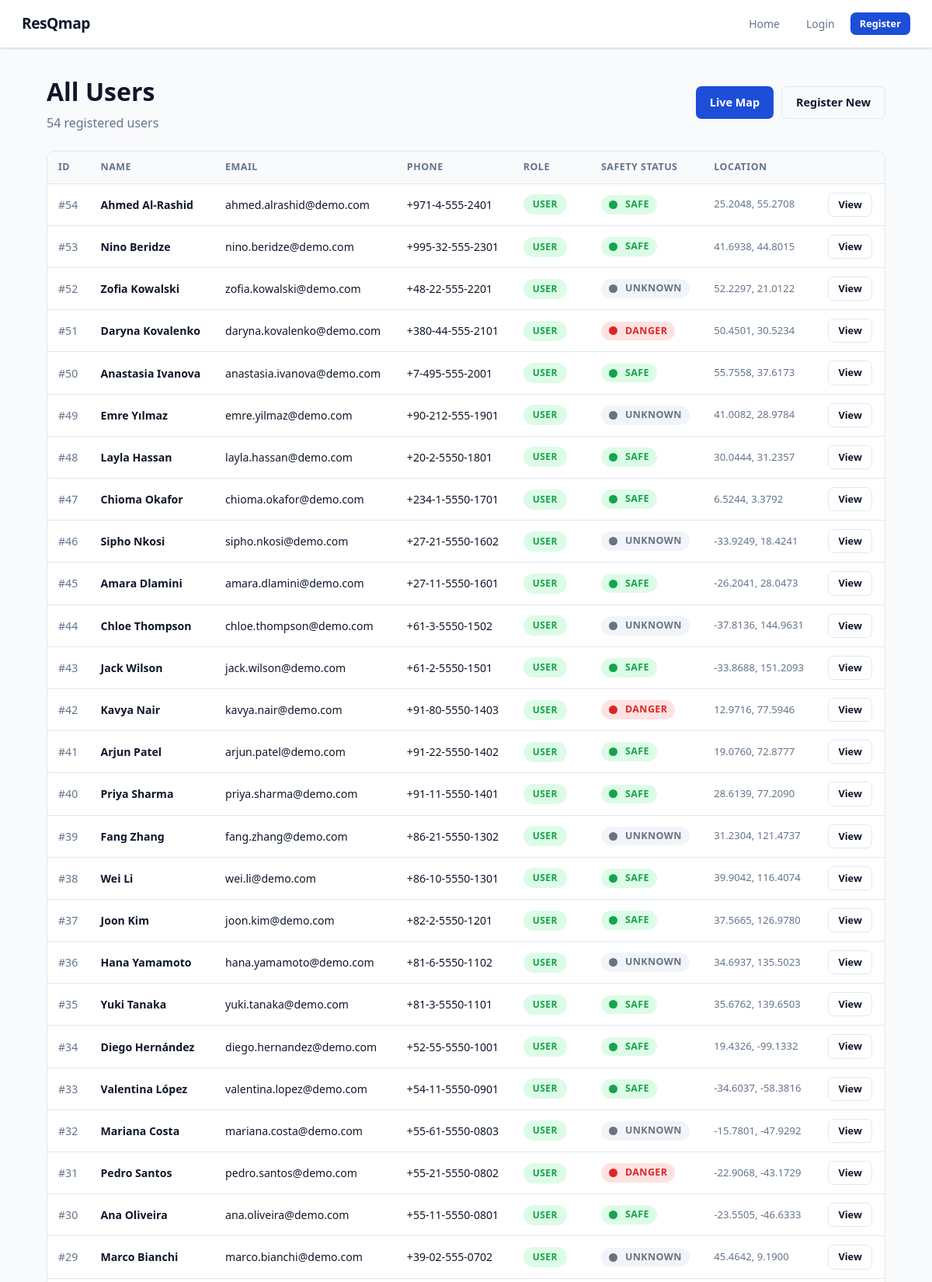
Screenshot of /users (upper part) with the database file from the repository.
### models.py (models this page shows)
class User(Base):
    __tablename__ = "users"
    id: Mapped[int] = mapped_column(Integer, primary_key=True, index=True)
    name: Mapped[str] = mapped_column(String(50), nullable=False)
    last_name: Mapped[str] = mapped_column(String(50), nullable=False)
    email: Mapped[str] = mapped_column(String(120), unique=True, nullable=False)
    age: Mapped[int] = mapped_column(Integer, nullable=False)
    current_location: Mapped[str] = mapped_column(String(100), default="Unknown")
    phone_number: Mapped[str] = mapped_column(String(20), nullable=False)
    password_hash: Mapped[str] = mapped_column(String(255), nullable=False)
    role: Mapped[str] = mapped_column(String(20), default="normal_user", nullable=False)
    safety_status: Mapped[str] = mapped_column(String(20), default="unknown", nullable=False)
    latitude: Mapped[float | None] = mapped_column(Float, nullable=True)
    longitude: Mapped[float | None] = mapped_column(Float, nullable=True)
    location_history: Mapped[list[UserLocationHistory]] = relationship(
        back_populates="user", cascade="all, delete-orphan"
    )
    notifications: Mapped[list[SafetyNotification]] = relationship(
        back_populates="user", cascade="all, delete-orphan"
    )

### main.py (the view)
@app.get("/users", include_in_schema=False, name="users_page")
async def users_page(
    request: Request,
    db: Annotated[AsyncSession, Depends(get_db)],
):
    result = await db.execute(select(models.User).order_by(models.User.id.desc()))
    users = result.scalars().all()
    return templates.TemplateResponse(request, "users.html", {"users": users, "title": "Users"})

### templates/users.html
{% extends "base.html" %}
{% block content %}
<div class="page">
  <div style="display:flex;align-items:center;justify-content:space-between;flex-wrap:wrap;gap:12px;margin-bottom:24px;">
    <div>
      <h1 style="margin-bottom:4px;">All Users</h1>
      <p class="text-muted">{{ users|length }} registered user{{ 's' if users|length != 1 }}</p>
    </div>
    <div style="display:flex;gap:10px;">
      <a href="/map" class="btn btn-primary">Live Map</a>
      <a href="/register" class="btn btn-outline">Register New</a>
    </div>
  </div>
  <div class="table-wrap">
    <table>
      <thead>
        <tr>
          <th>ID</th>
          <th>Name</th>
          <th>Email</th>
          <th>Phone</th>
          <th>Role</th>
          <th>Safety Status</th>
          <th>Location</th>
          <th></th>
        </tr>
      </thead>
      <tbody>
        {% for user in users %}
        <tr>
          <td style="color:var(--text-muted);">#{{ user.id }}</td>
          <td><strong>{{ user.name }} {{ user.last_name }}</strong></td>
          <td>{{ user.email }}</td>
          <td>{{ user.phone_number }}</td>
          <td>
            {% if user.role == 'admin' %}
              <span class="nav-role-badge badge-admin">Admin</span>
            {% elif user.role == 'police' %}
              <span class="nav-role-badge badge-police">Police</span>
            {% else %}
              <span class="nav-role-badge badge-user">User</span>
            {% endif %}
          </td>
          <td>
            <span class="status-pill pill-{{ user.safety_status }}">
              <span class="status-dot status-{{ user.safety_status }}"></span>
              {{ user.safety_status }}
            </span>
          </td>
          <td style="color:var(--text-muted);font-size:.82rem;">
            {% if user.latitude %}
              {{ "%.4f"|format(user.latitude) }}, {{ "%.4f"|format(user.longitude) }}
            {% else %}
              No data
            {% endif %}
          </td>
          <td>
            <a href="/users/{{ user.id }}" class="btn btn-outline btn-sm">View</a>
          </td>
        </tr>
        {% else %}
        <tr>
          <td colspan="8" style="text-align:center;padding:40px;color:var(--text-muted);">No users registered yet.</td>
        </tr>
        {% endfor %}
      </tbody>
    </table>
  </div>
</div>
{% endblock %}

### static/base.css (style rules this page uses)
*, *::before, *::after { box-sizing: border-box; margin: 0; padding: 0; }
:root { --brand: #1d4ed8; --brand-dark: #1e3a8a; --brand-light: #eff6ff; --danger: #dc2626; --safe: #16a34a; --unknown: #6b7280; --police: #7c3aed; --admin: #b45309; --surface: #ffffff; --surface-2: #f8fafc; --border: #e2e8f0; --text: #0f172a; --text-muted: #64748b; --shadow: 0 1px 3px rgba(0,0,0,.08), 0 1px 2px rgba(0,0,0,.06); --shadow-lg: 0 10px 25px rgba(0,0,0,.12); --radius: 10px; }
html { font-size: 16px; }
body { font-family: 'Segoe UI', system-ui, -apple-system, sans-serif; color: var(--text); background: var(--surface-2); line-height: 1.5; min-height: 100vh; }
a { color: var(--brand); text-decoration: none; }
.nav-role-badge { display: inline-flex; align-items: center; gap: 5px; padding: 4px 12px; border-radius: 20px; font-size: .75rem; font-weight: 700; text-transform: uppercase; letter-spacing: .5px; }
.badge-user { background: #dcfce7; color: var(--safe); }
.page { width: min(1080px, calc(100vw - 32px)); margin: 32px auto; }
.btn { display: inline-flex; align-items: center; gap: 7px; padding: 9px 18px; border: none; border-radius: 7px; font: inherit; font-size: .9rem; font-weight: 600; cursor: pointer; transition: opacity .15s, transform .1s; text-decoration: none; }
.btn-primary { background: var(--brand); color: #fff; }
.btn-outline { background: transparent; border: 1.5px solid var(--border); color: var(--text); }
.btn-sm { padding: 5px 12px; font-size: .8rem; }
.status-dot { display: inline-block; width: 11px; height: 11px; border-radius: 50%; vertical-align: middle; margin-right: 5px; }
.status-safe { background: var(--safe); }
.status-danger { background: var(--danger); }
.status-unknown { background: var(--unknown); }
.status-pill { display: inline-flex; align-items: center; gap: 5px; padding: 3px 10px; border-radius: 20px; font-size: .78rem; font-weight: 700; text-transform: uppercase; letter-spacing: .4px; }
.pill-safe { background: #dcfce7; color: var(--safe); }
.pill-danger { background: #fee2e2; color: var(--danger); }
.pill-unknown { background: #f1f5f9; color: var(--unknown); }
.table-wrap { overflow-x: auto; border-radius: var(--radius); border: 1px solid var(--border); }
table { width: 100%; border-collapse: collapse; background: var(--surface); }
th, td { padding: 11px 14px; text-align: left; border-bottom: 1px solid var(--border); font-size: .88rem; }
th { background: var(--surface-2); font-weight: 700; font-size: .78rem; text-transform: uppercase; letter-spacing: .5px; color: var(--text-muted); }
.text-muted { color: var(--text-muted); }

### rows the page displays
User: id "54", name "Ahmed", last_name "Al-Rashid", email "ahmed.alrashid@demo.com", phone_number "+971-4-555-2401", role "USER", safety_status "SAFE", latitude "25.2048", longitude "55.2708"
User: id "53", name "Nino", last_name "Beridze", email "nino.beridze@demo.com", phone_number "+995-32-555-2301", role "USER", safety_status "SAFE", latitude "41.6938", longitude "44.8015"
User: id "52", name "Zofia", last_name "Kowalski", email "zofia.kowalski@demo.com", phone_number "+48-22-555-2201", role "USER", safety_status "UNKNOWN", latitude "52.2297", longitude "21.0122"
User: id "51", name "Daryna", last_name "Kovalenko", email "daryna.kovalenko@demo.com", phone_number "+380-44-555-2101", role "USER", safety_status "DANGER", latitude "50.4501", longitude "30.5234"
User: id "50", name "Anastasia", last_name "Ivanova", email "anastasia.ivanova@demo.com", phone_number "+7-495-555-2001", role "USER", safety_status "SAFE", latitude "55.7558", longitude "37.6173"
User: id "49", name "Emre", last_name "Yılmaz", email "emre.yilmaz@demo.com", phone_number "+90-212-555-1901", role "USER", safety_status "UNKNOWN", latitude "41.0082", longitude "28.9784"
User: id "48", name "Layla", last_name "Hassan", email "layla.hassan@demo.com", phone_number "+20-2-5550-1801", role "USER", safety_status "SAFE", latitude "30.0444", longitude "31.2357"
User: id "47", name "Chioma", last_name "Okafor", email "chioma.okafor@demo.com", phone_number "+234-1-5550-1701", role "USER", safety_status "SAFE", latitude "6.5244", longitude "3.3792"
User: id "46", name "Sipho", last_name "Nkosi", email "sipho.nkosi@demo.com", phone_number "+27-21-5550-1602", role "USER", safety_status "UNKNOWN", latitude "-33.9249", longitude "18.4241"
User: id "45", name "Amara", last_name "Dlamini", email "amara.dlamini@demo.com", phone_number "+27-11-5550-1601", role "USER", safety_status "SAFE", latitude "-26.2041", longitude "28.0473"
User: id "44", name "Chloe", last_name "Thompson", email "chloe.thompson@demo.com", phone_number "+61-3-5550-1502", role "USER", safety_status "UNKNOWN", latitude "-37.8136", longitude "144.9631"
User: id "43", name "Jack", last_name "Wilson", email "jack.wilson@demo.com", phone_number "+61-2-5550-1501", role "USER", safety_status "SAFE", latitude "-33.8688", longitude "151.2093"
User: id "42", name "Kavya", last_name "Nair", email "kavya.nair@demo.com", phone_number "+91-80-5550-1403", role "USER", safety_status "DANGER", latitude "12.9716", longitude "77.5946"
User: id "41", name "Arjun", last_name "Patel", email "arjun.patel@demo.com", phone_number "+91-22-5550-1402", role "USER", safety_status "SAFE", latitude "19.0760", longitude "72.8777"
User: id "40", name "Priya", last_name "Sharma", email "priya.sharma@demo.com", phone_number "+91-11-5550-1401", role "USER", safety_status "SAFE", latitude "28.6139", longitude "77.2090"
User: id "39", name "Fang", last_name "Zhang", email "fang.zhang@demo.com", phone_number "+86-21-5550-1302", role "USER", safety_status "UNKNOWN", latitude "31.2304", longitude "121.4737"
User: id "38", name "Wei", last_name "Li", email "wei.li@demo.com", phone_number "+86-10-5550-1301", role "USER", safety_status "SAFE", latitude "39.9042", longitude "116.4074"
User: id "37", name "Joon", last_name "Kim", email "joon.kim@demo.com", phone_number "+82-2-5550-1201", role "USER", safety_status "SAFE", latitude "37.5665", longitude "126.9780"
User: id "36", name "Hana", last_name "Yamamoto", email "hana.yamamoto@demo.com", phone_number "+81-6-5550-1102", role "USER", safety_status "UNKNOWN", latitude "34.6937", longitude "135.5023"
User: id "35", name "Yuki", last_name "Tanaka", email "yuki.tanaka@demo.com", phone_number "+81-3-5550-1101", role "USER", safety_status "SAFE", latitude "35.6762", longitude "139.6503"
User: id "34", name "Diego", last_name "Hernández", email "diego.hernandez@demo.com", phone_number "+52-55-5550-1001", role "USER", safety_status "SAFE", latitude "19.4326", longitude "-99.1332"
User: id "33", name "Valentina", last_name "López", email "valentina.lopez@demo.com", phone_number "+54-11-5550-0901", role "USER", safety_status "SAFE", latitude "-34.6037", longitude "-58.3816"
User: id "32", name "Mariana", last_name "Costa", email "mariana.costa@demo.com", phone_number "+55-61-5550-0803", role "USER", safety_status "UNKNOWN", latitude "-15.7801", longitude "-47.9292"
User: id "31", name "Pedro", last_name "Santos", email "pedro.santos@demo.com", phone_number "+55-21-5550-0802", role "USER", safety_status "DANGER", latitude "-22.9068", longitude "-43.1729"
User: id "30", name "Ana", last_name "Oliveira", email "ana.oliveira@demo.com", phone_number "+55-11-5550-0801", role "USER", safety_status "SAFE", latitude "-23.5505", longitude "-46.6333"
User: id "29", name "Marco", last_name "Bianchi", email "marco.bianchi@demo.com", phone_number "+39-02-555-0702", role "USER", safety_status "UNKNOWN", latitude "45.4642", longitude "9.1900"

### other values shown
{{ users|length }} "54"
{{ 's' if users|length != 1 }} "s"
